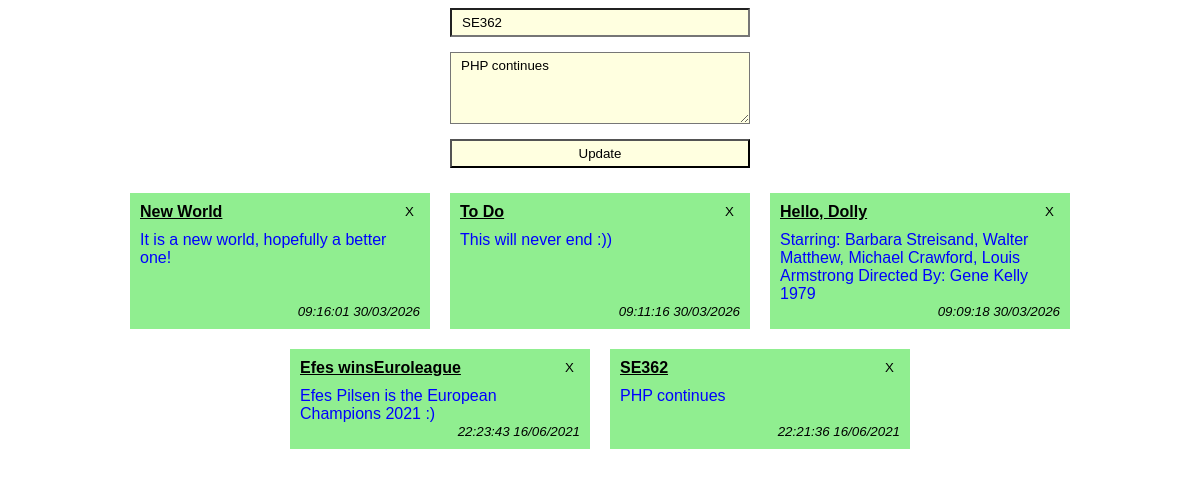
The page /?id=2 on the database its author committed.
### tables this page shows
CREATE TABLE `notes` (
  `id` int(11) NOT NULL,
  `title` varchar(255) NOT NULL,
  `description` varchar(1024) NOT NULL,
  `create_date` datetime NOT NULL
);

### pdo.php (called while the page is built, shortened)
<?php
class Connection
{
    public $pdo = null;
    public function __construct()
    {
        try {
            $this->pdo = new PDO('mysql:server=localhost;dbname=notes', 'root', '');
            $this->pdo->setAttribute(PDO::ATTR_ERRMODE, PDO::ERRMODE_EXCEPTION);
        } catch (PDOException $exception) {
            echo "ERROR: " . $exception->getMessage();
        }
    }
    public function getNotes()
    {
        $statement = $this->pdo->prepare("SELECT * FROM notes ORDER BY create_date DESC");
        $statement->execute();
        return $statement->fetchAll(PDO::FETCH_ASSOC);
    }
    public function getNoteById($id)
    {
        $statement = $this->pdo->prepare("SELECT * FROM notes WHERE id = :id");
        $statement->bindValue('id', $id);
        $statement->execute();
        return $statement->fetch(PDO::FETCH_ASSOC);
    }
}
return new Connection();
?>

### index.php (the view, shortened to what this page needs)
<?php
$connection = require_once 'pdo.php';
$notes = $connection->getNotes();
$currentNote = [
    'id' => '',
    'title' => '',
    'description' => ''
];
if (isset($_GET['id'])) {
    $currentNote = $connection->getNoteById($_GET['id']);
}
?>
<html lang="en">
<head>
    <link rel="stylesheet" href="app.css">
</head>
<body>
<div>
    <form class="new-note" action="create.php" method="post">
        <input type="text" name="title" placeholder="Note Title" autocomplete="off"
               value="<?php echo $currentNote['title'] ?>">
        <textarea name="description" cols="30" rows="4"
                  placeholder="Note Description"><?php echo $currentNote['description'] ?></textarea>
        <button>
            <?php if ($currentNote['id']): ?>
                Update
            <?php else: ?>
                Note
            <?php endif ?>
        </button>
    </form>
    <div class="notes">
        <?php foreach ($notes as $note): ?>
           <div class="note">
                <div class="title">
                    <a href="?id=<?php echo $note['id'] ?>">
                        <?php echo $note['title'] ?>
                    </a>
                </div>
                <div class="description">
                    <?php echo $note['description'] ?>
                </div>
                <small><?php echo date('H:i:s d/m/Y', strtotime($note['create_date'])) ?></small>
                <form action="delete.php" method="post">
                    <button class="close">X</button>
                </form>
            </div>
        <?php endforeach; ?>
    </div>
</div>
</body>
</html>

### app.css (style rules this page uses)
* { box-sizing: border-box; }
body { font-family: Arial; }
.new-note { width: 300px; margin: 0 auto; }
.new-note input, .new-note textarea, .new-note button { font-family: Arial; padding: 5px 10px; display: block; width: 100%; margin-bottom: 15px; background-color: lightyellow }
.notes { display: flex; flex-wrap: wrap; justify-content: center; }
.note { background-color: lightgreen; color: black; width: 300px; display: inline-block; margin: 10px; padding: 10px; position: relative; min-height: 100px; }
.note .title { margin-bottom: 10px; font-weight: bold; }
.note .title a { color: black; }
.note .description { color: blue; }
.note .close { position: absolute; right: 10px; top: 10px; background-color: transparent; border: none; }
.note small { position: absolute; bottom: 10px; right: 10px; margin-top: 10px; display: block; text-align: right; font-style: italic; }

### rows shown on the page
notes: title "SE362", description "PHP continues", create_date "22:21:36 16/06/2021"
notes: title "New World", description "It is a new world, hopefully a better one!", create_date "09:16:01 30/03/2026"
notes: title "To Do", description "This will never end :))", create_date "09:11:16 30/03/2026"
notes: title "Hello, Dolly", description "Starring: Barbara Streisand, Walter Matthew, Michael Crawford, Louis Armstrong Directed By: Gene Kelly 1979", create_date "09:09:18 30/03/2026"
notes: title "Efes winsEuroleague", description "Efes Pilsen is the European Champions 2021 :)", create_date "22:23:43 16/06/2021"
